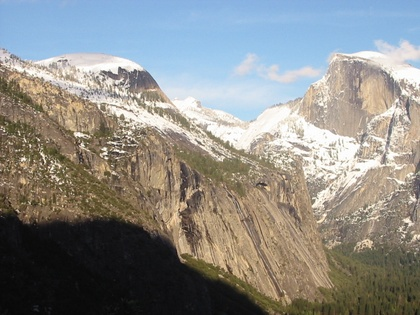
%> input picture HW2/Homography/yosemite1.jpg, 420 x 315 px, shrunk from 640 x 480 before the run
$ octave myDriver.m   (GNU Octave 9; MATLAB toolbox functions it lacks are replaced by stand-ins)
%> lines starting %> are read from the running program, lines starting %| are printed output that depends on the picture
### HW2/Homography/mosaic.m
function [ imnew ] = mosaic( imfile1,imfile2 )
%% mosaic( imfile1,imfile2 ) creates mosaic of image imfile1 and image imfile2
%   imfile1 & imfile2 are image file names. Uses imfile 2 as base and
%   warps imfile 1 to fit around it.
%

%% Estimate homography between two images
if ischar(imfile1) ~= 1
    imwrite(imfile1,'temp1.jpg');
    imfile1 = 'temp1.jpg';
end
if ischar(imfile2) ~= 1
    imwrite(imfile2,'temp2.jpg');
    imfile2 = 'temp2.jpg';
end
im1 = imread(imfile1);
im2 = imread(imfile2);

h = waitbar(0,'Matching images. Please wait...');
[p1,p2] = match(imfile1,imfile2);
close all
Hest = ransacfithomography(p1,p2,0.005);
Hest = Hest/Hest(3,3);

%% Compute corners of 1st image in 2nd image cordinate system
m = size(im2,1);
n = size(im2,2);
Hinv = inv(Hest);

ij = [[1;1],[1;n],[m;1],[m;n]];
ij(3,:) = ones(1,size(ij,2));
Cij = Hest*ij;
Cij = Cij./repmat(Cij(3,:),3,1);
Cij = Cij(1:2,:);
Cij = round(Cij);

x_maxcorner = max(Cij(1,:));
x_mincorner = min(Cij(1,:));
y_maxcorner = max(Cij(2,:));
y_mincorner = min(Cij(2,:));

%% Create new blank image using corner information
x_min = min(1,x_mincorner);
x_max = max(m,x_maxcorner);
y_min = min(1,y_mincorner);
y_max = max(n,y_maxcorner);


if x_mincorner < 1
    x_newfirstpixel = -x_mincorner+1;
else
    x_newfirstpixel = 0;
end

if y_mincorner < 1
    y_newfirstpixel = -y_mincorner+1;
else
    y_newfirstpixel = 0;
end

imnew = zeros(x_max-x_min,y_max-y_min,'uint8');
%% Start mosaicing
waitbar(0.2,h,'Mosaicing. Please wait...');
for i = 1:size(imnew,1)
    for j = 1:size(imnew,2)
        x = i - x_newfirstpixel;
        y = j - y_newfirstpixel;

        % if current x,y is out of bounds of second image, just ignore it.
        if  (x<1) || (x>size(im2,1)) || (y<1) || (y>size(im2,2))
            R = Hinv*[x;y;1];
            R = round(R(1:2)/R(3))';
            if R > [0 0]
                if R <= size(im1)
                    imnew(i,j) = im1(R(1),R(2)); %bilinear interpolation
                end
            end

        % otherwise, i.e (x,y) is in bounds of second image
        else
            % just use second image data if no corresponding first image
            % data is available
            imnew(i,j) = im2(x,y);

% [8 lines of commented-out code are left out]
        end
    end
    waitbar(0.2+0.8*i/size(imnew,1),h)
end
%% Cleanup
close(h)
if ischar(imfile1) ~= 0
    evalc('delete temp1.jpg');
end
if ischar(imfile2) ~= 0
    evalc('delete temp2.jpg');
end

end

### HW3/Video Stabilization/sift.m
% [image, descriptors, locs] = sift(imageFile)
%
% This function reads an image and returns its SIFT keypoints.
%   Input parameters:
%     imageFile: the file name for the image.
%
%   Returned:
%     image: the image array in double format
%     descriptors: a K-by-128 matrix, where each row gives an invariant
%         descriptor for one of the K keypoints.  The descriptor is a vector
%         of 128 values normalized to unit length.
%     locs: K-by-4 matrix, in which each row has the 4 values for a
%         keypoint location (row, column, scale, orientation).  The
%         orientation is in the range [-PI, PI] radians.
%
% Credits: Thanks for initial version of this program to D. Alvaro and
%          J.J. Guerrero, Universidad de Zaragoza (modified by D. Lowe)

function [image, descriptors, locs] = sift(imageFile)


% Load image
image = imread(imageFile);

% If you have the Image Processing Toolbox, you can uncomment the following
%   lines to allow input of color images, which will be converted to grayscale.
% if isrgb(image)
%    image = rgb2gray(image);
% end

[rows, cols] = size(image);

% Convert into PGM imagefile, readable by "keypoints" executable
f = fopen('tmp.pgm', 'w');
if f == -1
    error('Could not create file tmp.pgm.');
end
fprintf(f, 'P5\n%d\n%d\n255\n', cols, rows);
fwrite(f, image', 'uint8');
fclose(f);

% Call keypoints executable
if isunix
    command = '!./sift ';
else
    command = '!siftWin32 ';
end
command = [command ' <tmp.pgm >tmp.key'];
eval(command);

% Open tmp.key and check its header
g = fopen('tmp.key', 'r');
if g == -1
    error('Could not open file tmp.key.');
end
[header, count] = fscanf(g, '%d %d', [1 2]);
if count ~= 2
    error('Invalid keypoint file beginning.');
end
num = header(1);
len = header(2);
if len ~= 128
    error('Keypoint descriptor length invalid (should be 128).');
end

% Creates the two output matrices (use known size for efficiency)
locs = double(zeros(num, 4));
descriptors = double(zeros(num, 128));

% Parse tmp.key
for i = 1:num
    [vector, count] = fscanf(g, '%f %f %f %f', [1 4]); %row col scale ori
    if count ~= 4
        error('Invalid keypoint file format');
    end
    locs(i, :) = vector(1, :);

    [descrip, count] = fscanf(g, '%d', [1 len]);
    if (count ~= 128)
        error('Invalid keypoint file value.');
    end
    % Normalize each input vector to unit length
    descrip = descrip / sqrt(sum(descrip.^2));
    descriptors(i, :) = descrip(1, :);
end
fclose(g);

### HW3/Video Stabilization/match.m
% num = match(image1, image2)
%
% This function reads two images, finds their SIFT features, and
%   displays lines connecting the matched keypoints.  A match is accepted
%   only if its distance is less than distRatio times the distance to the
%   second closest match.
% It returns the number of matches displayed.
%
% Example: match('scene.pgm','book.pgm');

function [A1,A2] = match(image1, image2)

if ischar(image1) ~= 1
    imwrite(image1,'temp1.jpg');
    image1 = 'temp1.jpg';
end
if ischar(image2) ~= 1
    imwrite(image2,'temp2.jpg');
    image2 = 'temp2.jpg';
end
% Find SIFT keypoints for each image
[im1, des1, loc1] = sift(image1);
[im2, des2, loc2] = sift(image2);

% For efficiency in Matlab, it is cheaper to compute dot products between
%  unit vectors rather than Euclidean distances.  Note that the ratio of
%  angles (acos of dot products of unit vectors) is a close approximation
%  to the ratio of Euclidean distances for small angles.
%
% distRatio: Only keep matches in which the ratio of vector angles from the
%   nearest to second nearest neighbor is less than distRatio.
distRatio = 0.6;

% For each descriptor in the first image, select its match to second image.
des2t = des2';                          % Precompute matrix transpose
for i = 1 : size(des1,1)
   dotprods = des1(i,:) * des2t;        % Computes vector of dot products
   [vals,indx] = sort(acos(dotprods));  % Take inverse cosine and sort results

   % Check if nearest neighbor has angle less than distRatio times 2nd.
   if (vals(1) < distRatio * vals(2))
      match(i) = indx(1);
   else
      match(i) = 0;
   end
end

% Create a new image showing the two images side by side.
im3 = appendimages(im1,im2);

% Show a figure with lines joining the accepted matches.
figure('Position', [100 100 size(im3,2) size(im3,1)]);
colormap('gray');
imagesc(im3);
hold on;
cols1 = size(im1,2);
A1 = []; A2 = [];
for i = 1: size(des1,1)
  if (match(i) > 0)
    line([loc1(i,2) loc2(match(i),2)+cols1], ...
         [loc1(i,1) loc2(match(i),1)], 'Color', 'c');
     A1 = [A1 [loc1(i,1);loc1(i,2)]];
     A2 = [A2 [loc2(match(i),1);loc2(match(i),2)]];
  end
end
hold off;
num = sum(match > 0);
fprintf('Found %d matches.\n', num);

### HW3/Video Stabilization/myDriver.m
clc;clear;close all
addpath(genpath('MatlabFns'))
im1 = rgb2gray(imread('yosemite1.jpg'));
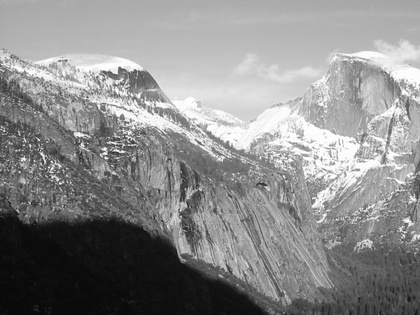
%> im1: size 315x420 uint8; min 5, max 255, mean 138.9
im2 = rgb2gray(imread('yosemite2.jpg'));
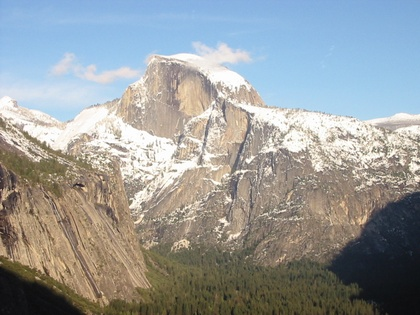
%> input picture HW2/Homography/yosemite2.jpg, 420 x 315 px, shrunk from 640 x 480 before the run
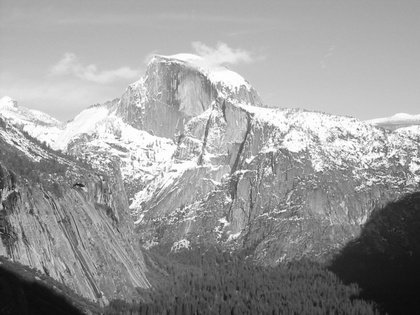
%> im2: size 315x420 uint8; min 11, max 255, mean 154.4
im3 = rgb2gray(imread('yosemite3.jpg'));
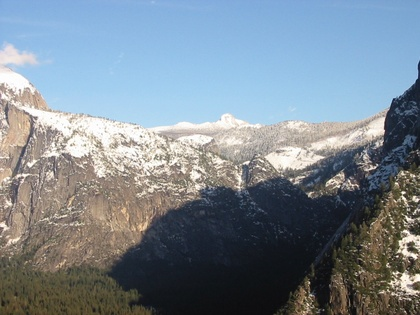
%> input picture HW2/Homography/yosemite3.jpg, 420 x 315 px, shrunk from 640 x 480 before the run
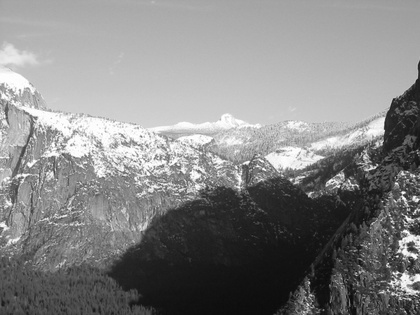
%> im3: size 315x420 uint8; min 8, max 255, mean 132.9
im4 = rgb2gray(imread('yosemite4.jpg'));
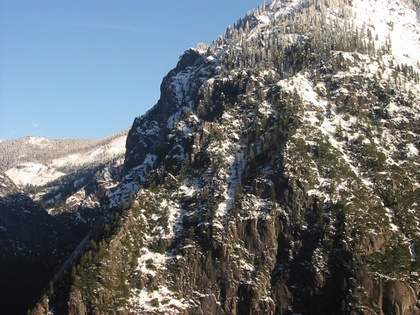
%> input picture HW2/yosemite4.jpg, 420 x 315 px, shrunk from 640 x 480 before the run
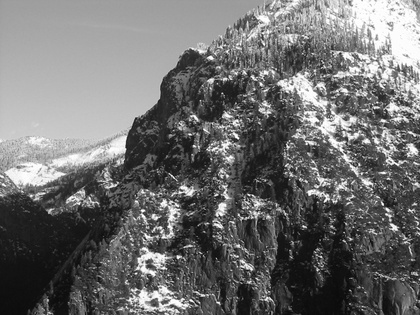
%> im4: size 315x420 uint8; min 2, max 255, mean 110.9

imtemp = mosaic(im1,im2);
%> the run ends on the next line
